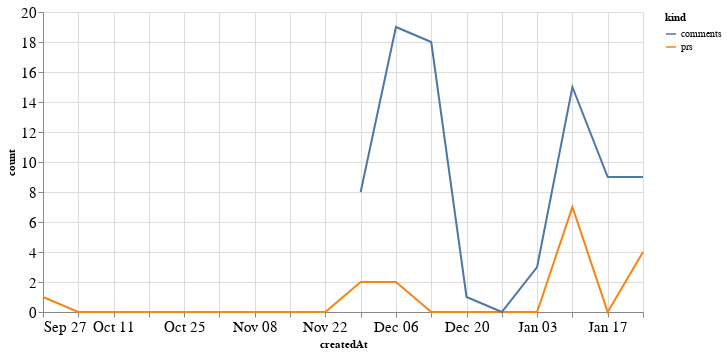

Notebook code for this chart:
### Code cell
alt.Chart(total_time, width=600).mark_line().encode(
    x='createdAt',
    y='count',
    color='kind'
)

### Figure 1 — Vega-Lite specification as saved in the notebook (floating-point values rounded to 4 significant figures)
{"config": {"axisLeft": {"labelFontSize": 15}, "axisBottom": {"labelFontSize": 15}}, "data": {"name": "data-03a68bfc1d99495e7a8f5a6544ac44be"}, "mark": "line", "encoding": {"color": {"type": "nominal", "field": "kind"}, "x": {"type": "temporal", "field": "createdAt"}, "y": {"type": "quantitative", "field": "count"}}, "width": 600, "$schema": "https://vega.github.io/schema/vega-lite/v4.8.1.json", "datasets": {"data-03a68bfc1d99495e7a8f5a6544ac44be": [{"createdAt": "2020-09-27T00:00:00", "kind": "prs", "count": 1.0}, {"createdAt": "2020-10-04T00:00:00", "kind": "prs", "count": 0.0}, {"createdAt": "2020-10-11T00:00:00", "kind": "prs", "count": 0.0}, {"createdAt": "2020-10-18T00:00:00", "kind": "prs", "count": 0.0}, {"createdAt": "2020-10-25T00:00:00", "kind": "prs", "count": 0.0}, {"createdAt": "2020-11-01T00:00:00", "kind": "prs", "count": 0.0}, {"createdAt": "2020-11-08T00:00:00", "kind": "prs", "count": 0.0}, {"createdAt": "2020-11-15T00:00:00", "kind": "prs", "count": 0.0}, {"createdAt": "2020-11-22T00:00:00", "kind": "prs", "count": 0.0}, {"createdAt": "2020-11-29T00:00:00", "kind": "prs", "count": 2.0}, {"createdAt": "2020-12-06T00:00:00", "kind": "prs", "count": 2.0}, {"createdAt": "2020-12-13T00:00:00", "kind": "prs", "count": 0.0}, {"createdAt": "2020-12-20T00:00:00", "kind": "prs", "count": 0.0}, {"createdAt": "2020-12-27T00:00:00", "kind": "prs", "count": 0.0}, {"createdAt": "2021-01-03T00:00:00", "kind": "prs", "count": 0.0}, {"createdAt": "2021-01-10T00:00:00", "kind": "prs", "count": 7.0}, {"createdAt": "2021-01-17T00:00:00", "kind": "prs", "count": 0.0}, {"createdAt": "2021-01-24T00:00:00", "kind": "prs", "count": 4.0}, {"createdAt": "2020-09-27T00:00:00", "kind": "comments", "count": null}, {"createdAt": "2020-10-04T00:00:00", "kind": "comments", "count": null}, {"createdAt": "2020-10-11T00:00:00", "kind": "comments", "count": null}, {"createdAt": "2020-10-18T00:00:00", "kind": "comments", "count": null}, {"createdAt": "2020-10-25T00:00:00", "kind": "comments", "count": null}, {"createdAt": "2020-11-01T00:00:00", "kind": "comments", "count": null}, {"createdAt": "2020-11-08T00:00:00", "kind": "comments", "count": null}, {"createdAt": "2020-11-15T00:00:00", "kind": "comments", "count": null}, {"createdAt": "2020-11-22T00:00:00", "kind": "comments", "count": null}, {"createdAt": "2020-11-29T00:00:00", "kind": "comments", "count": 8.0}, {"createdAt": "2020-12-06T00:00:00", "kind": "comments", "count": 19.0}, {"createdAt": "2020-12-13T00:00:00", "kind": "comments", "count": 18.0}, {"createdAt": "2020-12-20T00:00:00", "kind": "comments", "count": 1.0}, {"createdAt": "2020-12-27T00:00:00", "kind": "comments", "count": 0.0}, {"createdAt": "2021-01-03T00:00:00", "kind": "comments", "count": 3.0}, {"createdAt": "2021-01-10T00:00:00", "kind": "comments", "count": 15.0}, {"createdAt": "2021-01-17T00:00:00", "kind": "comments", "count": 9.0}, {"createdAt": "2021-01-24T00:00:00", "kind": "comments", "count": 9.0}]}}
